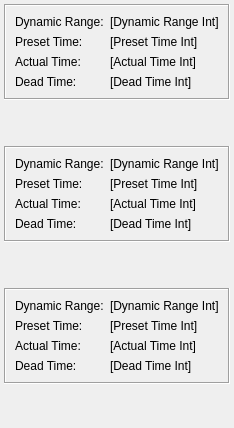
          <widget class="QWidget" name="tab_3">
           <attribute name="title">
            <string>Run Info</string>
           </attribute>
           <layout class="QVBoxLayout" name="verticalLayout_6" stretch="0,1,0,1,0,1">
            <property name="leftMargin">
             <number>4</number>
            </property>
            <property name="topMargin">
             <number>4</number>
            </property>
            <property name="rightMargin">
             <number>4</number>
            </property>
            <property name="bottomMargin">
             <number>4</number>
            </property>
            <item>
             <widget class="QFrame" name="frame_14">
              <property name="sizePolicy">
               <sizepolicy hsizetype="Expanding" vsizetype="Expanding">
                <horstretch>0</horstretch>
                <verstretch>0</verstretch>
               </sizepolicy>
              </property>
              <property name="frameShape">
               <enum>QFrame::Box</enum>
              </property>
              <property name="frameShadow">
               <enum>QFrame::Sunken</enum>
              </property>
              <layout class="QFormLayout" name="formLayout_10">
               <item row="0" column="0">
                <widget class="QLabel" name="label_24">
                 <property name="text">
                  <string>Dynamic Range:</string>
                 </property>
                </widget>
               </item>
               <item row="0" column="1">
                <widget class="QLabel" name="labelInfo1DynamicRange">
                 <property name="font">
                  <font>
                   <weight>50</weight>
                   <bold>false</bold>
                  </font>
                 </property>
                 <property name="text">
                  <string>[Dynamic Range Int]</string>
                 </property>
                </widget>
               </item>
               <item row="1" column="0">
                <widget class="QLabel" name="label_30">
                 <property name="text">
                  <string>Preset Time:</string>
                 </property>
                </widget>
               </item>
               <item row="1" column="1">
                <widget class="QLabel" name="labelInfo1PresetTime">
                 <property name="font">
                  <font>
                   <weight>50</weight>
                   <bold>false</bold>
                  </font>
                 </property>
                 <property name="text">
                  <string>[Preset Time Int]</string>
                 </property>
                </widget>
               </item>
               <item row="2" column="0">
                <widget class="QLabel" name="label_32">
                 <property name="text">
                  <string>Actual Time:</string>
                 </property>
                </widget>
               </item>
               <item row="2" column="1">
                <widget class="QLabel" name="labelInfo1ActualTime">
                 <property name="font">
                  <font>
                   <weight>50</weight>
                   <bold>false</bold>
                  </font>
                 </property>
                 <property name="text">
                  <string>[Actual Time Int]</string>
                 </property>
                </widget>
               </item>
               <item row="3" column="0">
                <widget class="QLabel" name="label_34">
                 <property name="text">
                  <string>Dead Time:</string>
                 </property>
                </widget>
               </item>
               <item row="3" column="1">
                <widget class="QLabel" name="labelInfo1DeadTime">
                 <property name="font">
                  <font>
                   <weight>50</weight>
                   <bold>false</bold>
                  </font>
                 </property>
                 <property name="text">
                  <string>[Dead Time Int]</string>
                 </property>
                </widget>
               </item>
              </layout>
             </widget>
            </item>
            <item>
             <spacer name="verticalSpacer">
              <property name="orientation">
               <enum>Qt::Vertical</enum>
              </property>
              <property name="sizeHint" stdset="0">
               <size>
                <width>20</width>
                <height>40</height>
               </size>
              </property>
             </spacer>
            </item>
            <item>
             <widget class="QFrame" name="frame_10">
              <property name="sizePolicy">
               <sizepolicy hsizetype="Expanding" vsizetype="Expanding">
                <horstretch>0</horstretch>
                <verstretch>0</verstretch>
               </sizepolicy>
              </property>
              <property name="frameShape">
               <enum>QFrame::Box</enum>
              </property>
              <property name="frameShadow">
               <enum>QFrame::Sunken</enum>
              </property>
              <layout class="QFormLayout" name="formLayout_11">
               <item row="0" column="0">
                <widget class="QLabel" name="label_37">
                 <property name="text">
                  <string>Dynamic Range:</string>
                 </property>
                </widget>
               </item>
               <item row="0" column="1">
                <widget class="QLabel" name="labelInfo2DynamicRange">
                 <property name="font">
                  <font>
                   <weight>50</weight>
                   <bold>false</bold>
                  </font>
                 </property>
                 <property name="text">
                  <string>[Dynamic Range Int]</string>
                 </property>
                </widget>
               </item>
               <item row="1" column="0">
                <widget class="QLabel" name="label_39">
                 <property name="text">
                  <string>Preset Time:</string>
                 </property>
                </widget>
               </item>
               <item row="1" column="1">
                <widget class="QLabel" name="labelInfo2PresetTime">
                 <property name="font">
                  <font>
                   <weight>50</weight>
                   <bold>false</bold>
                  </font>
                 </property>
                 <property name="text">
                  <string>[Preset Time Int]</string>
                 </property>
                </widget>
               </item>
               <item row="2" column="0">
                <widget class="QLabel" name="label_47">
                 <property name="text">
                  <string>Actual Time:</string>
                 </property>
                </widget>
               </item>
               <item row="2" column="1">
                <widget class="QLabel" name="labelInfo2ActualTime">
                 <property name="font">
                  <font>
                   <weight>50</weight>
                   <bold>false</bold>
                  </font>
                 </property>
                 <property name="text">
                  <string>[Actual Time Int]</string>
                 </property>
                </widget>
               </item>
               <item row="3" column="0">
                <widget class="QLabel" name="label_49">
                 <property name="text">
                  <string>Dead Time:</string>
                 </property>
                </widget>
               </item>
               <item row="3" column="1">
                <widget class="QLabel" name="labelInfo2DeadTime">
                 <property name="font">
                  <font>
                   <weight>50</weight>
                   <bold>false</bold>
                  </font>
                 </property>
                 <property name="text">
                  <string>[Dead Time Int]</string>
                 </property>
                </widget>
               </item>
              </layout>
             </widget>
            </item>
            <item>
             <spacer name="verticalSpacer_2">
              <property name="orientation">
               <enum>Qt::Vertical</enum>
              </property>
              <property name="sizeHint" stdset="0">
               <size>
                <width>20</width>
                <height>40</height>
               </size>
              </property>
             </spacer>
            </item>
            <item>
             <widget class="QFrame" name="frame_15">
              <property name="sizePolicy">
               <sizepolicy hsizetype="Expanding" vsizetype="Expanding">
                <horstretch>0</horstretch>
                <verstretch>0</verstretch>
               </sizepolicy>
              </property>
              <property name="frameShape">
               <enum>QFrame::Box</enum>
              </property>
              <property name="frameShadow">
               <enum>QFrame::Sunken</enum>
              </property>
              <layout class="QFormLayout" name="formLayout_9">
               <item row="0" column="0">
                <widget class="QLabel" name="label_28">
                 <property name="text">
                  <string>Dynamic Range:</string>
                 </property>
                </widget>
               </item>
               <item row="0" column="1">
                <widget class="QLabel" name="labelInfo3DynamicRange">
                 <property name="font">
                  <font>
                   <weight>50</weight>
                   <bold>false</bold>
                  </font>
                 </property>
                 <property name="text">
                  <string>[Dynamic Range Int]</string>
                 </property>
                </widget>
               </item>
               <item row="1" column="1">
                <widget class="QLabel" name="labelInfo3PresetTime">
                 <property name="font">
                  <font>
                   <weight>50</weight>
                   <bold>false</bold>
                  </font>
                 </property>
                 <property name="text">
                  <string>[Preset Time Int]</string>
                 </property>
                </widget>
               </item>
               <item row="1" column="0">
                <widget class="QLabel" name="label_42">
                 <property name="text">
                  <string>Preset Time:</string>
                 </property>
                </widget>
               </item>
               <item row="2" column="0">
                <widget class="QLabel" name="label_43">
                 <property name="text">
                  <string>Actual Time:</string>
                 </property>
                </widget>
               </item>
               <item row="3" column="0">
                <widget class="QLabel" name="label_44">
                 <property name="text">
                  <string>Dead Time:</string>
                 </property>
                </widget>
               </item>
               <item row="2" column="1">
                <widget class="QLabel" name="labelInfo3ActualTime">
                 <property name="font">
                  <font>
                   <weight>50</weight>
                   <bold>false</bold>
                  </font>
                 </property>
                 <property name="text">
                  <string>[Actual Time Int]</string>
                 </property>
                </widget>
               </item>
               <item row="3" column="1">
                <widget class="QLabel" name="labelInfo3DeadTime">
                 <property name="font">
                  <font>
                   <weight>50</weight>
                   <bold>false</bold>
                  </font>
                 </property>
                 <property name="text">
                  <string>[Dead Time Int]</string>
                 </property>
                </widget>
               </item>
              </layout>
             </widget>
            </item>
            <item>
             <spacer name="verticalSpacer_3">
              <property name="orientation">
               <enum>Qt::Vertical</enum>
              </property>
              <property name="sizeHint" stdset="0">
               <size>
                <width>20</width>
                <height>40</height>
               </size>
              </property>
             </spacer>
            </item>
           </layout>
          </widget>
